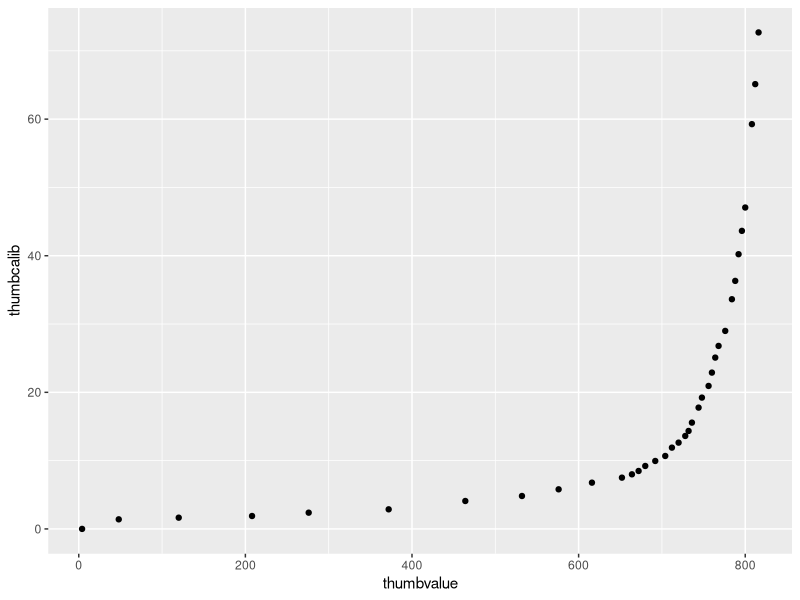

Write the R code that produced this figure.
library(ggplot2)

raw <- read.csv2("calib_values.txt")

thumb <- raw[ ,1:2]
hand <- raw[ ,3:4]

ggplot(thumb) + geom_point(aes(thumbvalue, thumbcalib))


